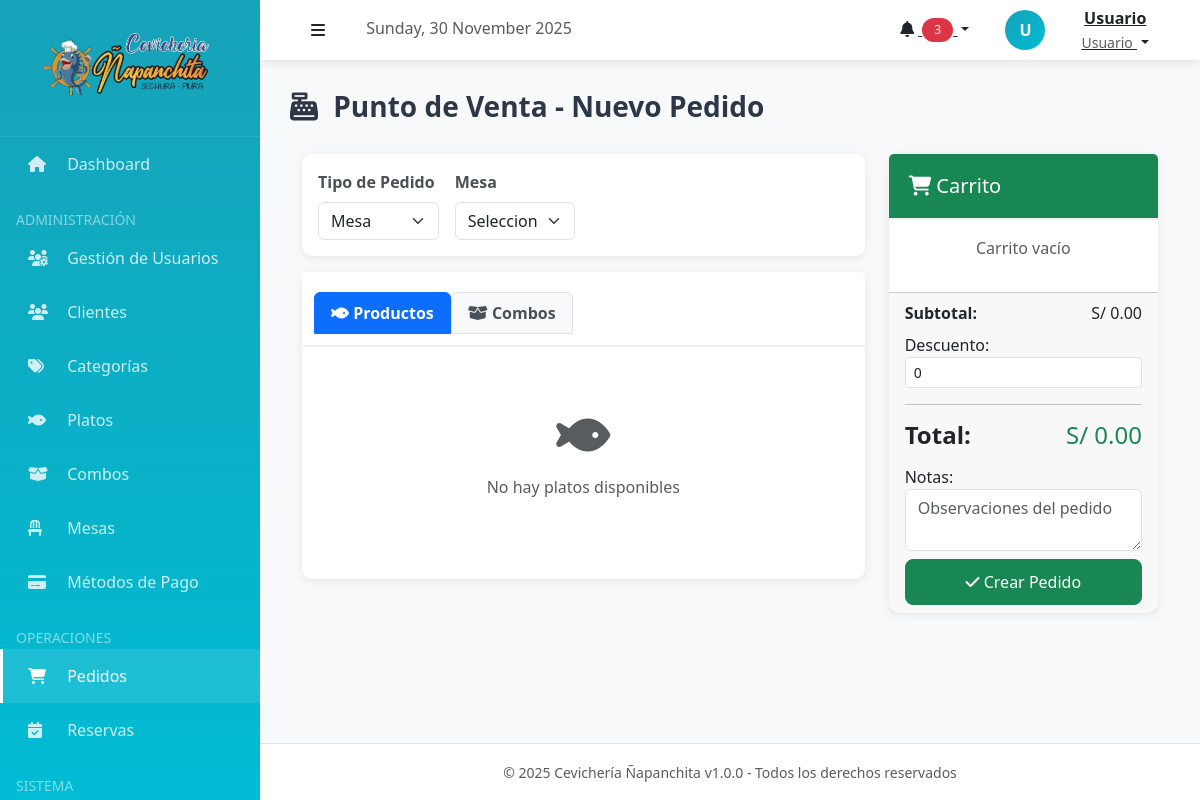
/index.php?action=pedidos_crear (signed in), run on an earlier commit of the app's database.
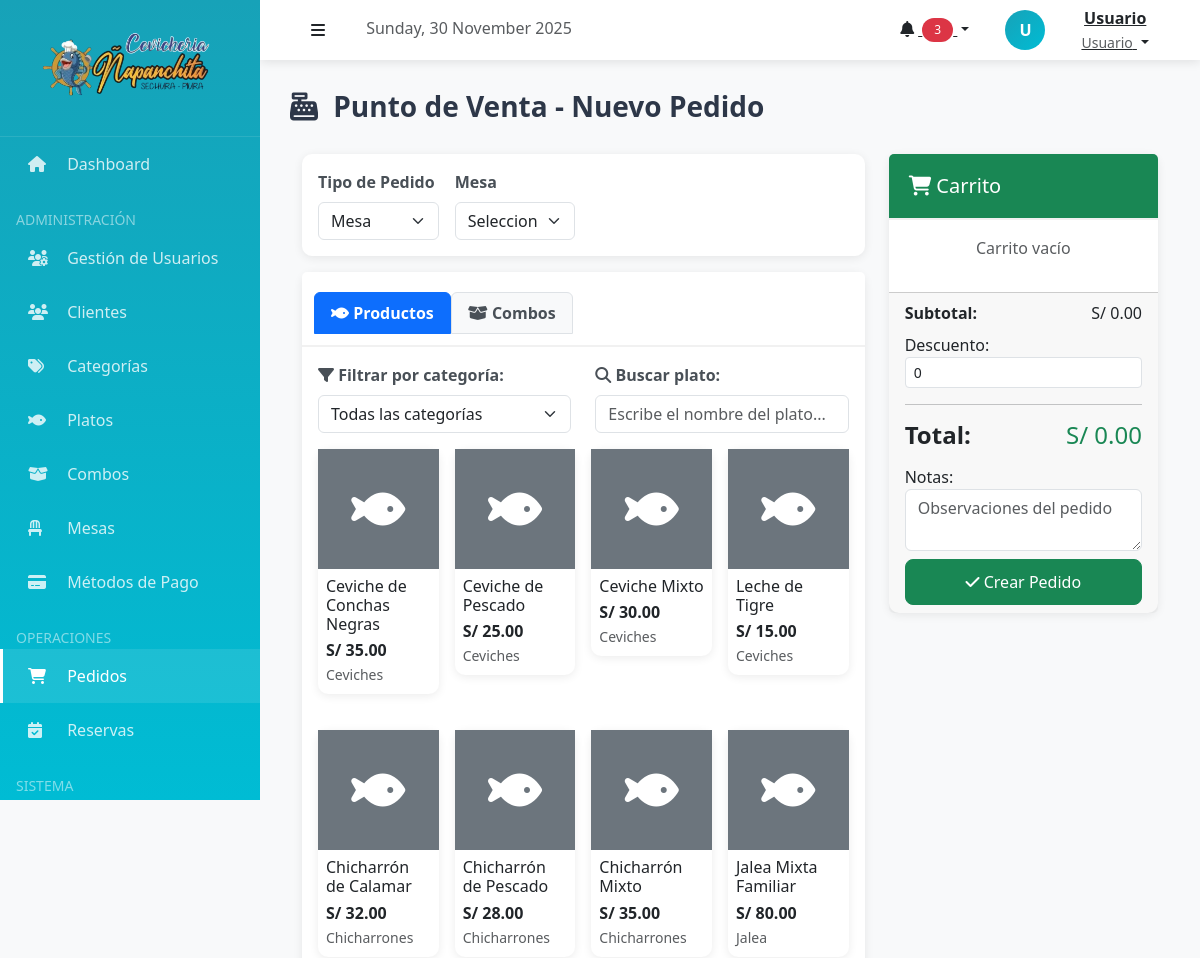
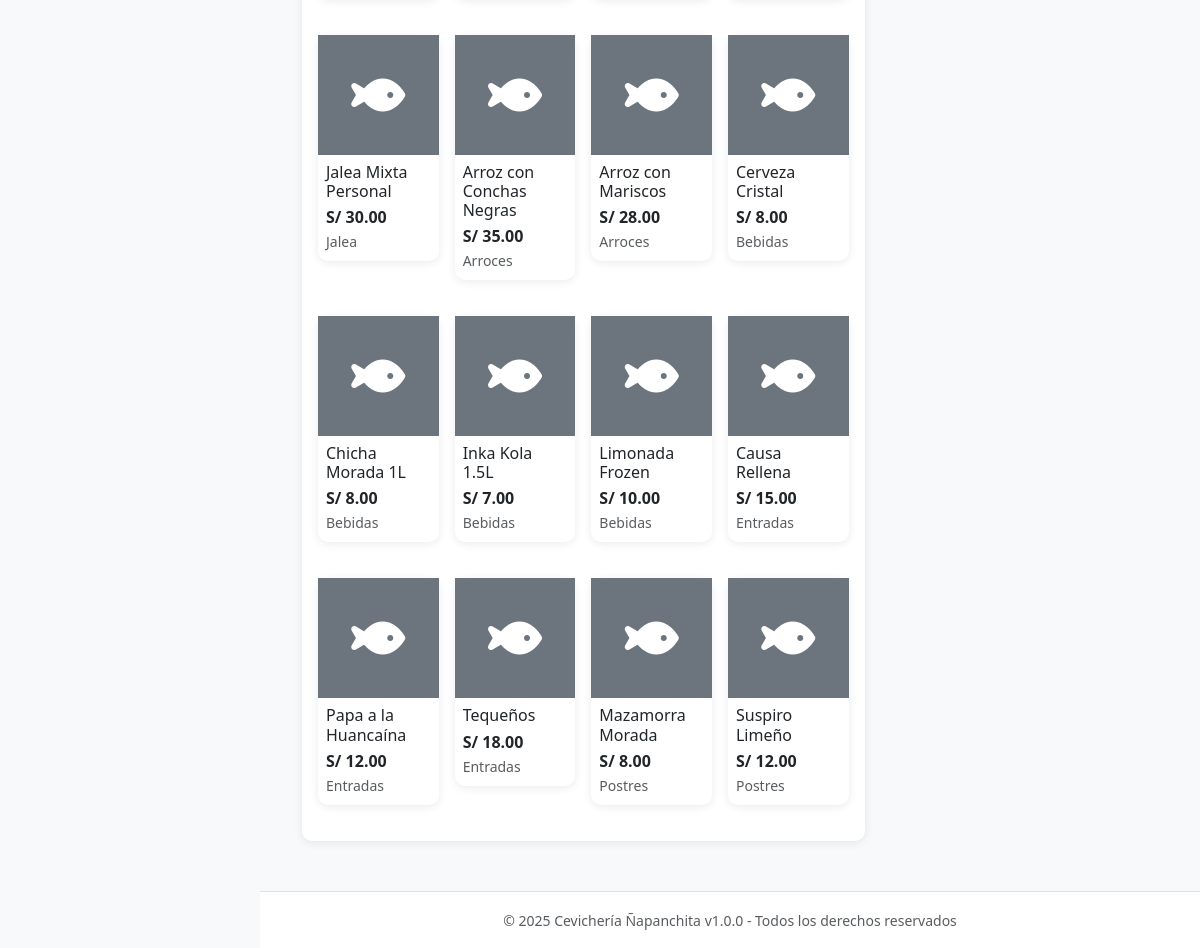
And on a later commit of the database (2 pictures, top to bottom).
### tables this page shows
CREATE TABLE platos (
    id INT AUTO_INCREMENT PRIMARY KEY,
    categoria_id INT NOT NULL,
    nombre VARCHAR(100) NOT NULL,
    descripcion TEXT,
    precio DECIMAL(10, 2) NOT NULL CHECK (precio > 0),
    imagen_url VARCHAR(255),
    disponible BOOLEAN DEFAULT TRUE,
    fecha_creacion TIMESTAMP DEFAULT CURRENT_TIMESTAMP,
    
    FOREIGN KEY (categoria_id) REFERENCES categorias(id) ON DELETE RESTRICT,
    
    INDEX idx_productos_categoria (categoria_id),
    INDEX idx_productos_disponible (disponible),
    INDEX idx_productos_nombre (nombre)
);

CREATE TABLE categorias (
    id INT AUTO_INCREMENT PRIMARY KEY,
    nombre VARCHAR(50) UNIQUE NOT NULL,
    descripcion TEXT,
    orden INT DEFAULT 0 COMMENT 'Orden de visualizaciÃ³n',
    activo BOOLEAN DEFAULT TRUE,
    
    INDEX idx_categorias_activo (activo),
    INDEX idx_categorias_orden (orden)
);

### controllers/PedidoController.php (called while the page is built, shortened)
<?php
require_once __DIR__ . '/../config/database.php';
require_once __DIR__ . '/../models/Plato.php';
class PedidoController
{
    private $plato;
    public function __construct()
    {
        $database = new Database();
        $this->db = $database->getConnection();
        $this->plato = new Plato($this->db);
    }
    public function crear()
    {
        $platos = $this->plato->listar(true);
        require_once __DIR__ . '/../views/pedidos/crear.php';
    }
}

### config/database.php (called while the page is built, shortened)
<?php
class Database
{
    private $host = "localhost";
    private $db_name = "napanchita_db";
    private $username = "root";
    private $password = "";
    public function getConnection()
    {
        try {
            $this->conn = new PDO(
                "mysql:host=" . $this->host . ";dbname=" . $this->db_name . ";charset=utf8mb4",
                $this->username,
                $this->password
            );
            $this->conn->setAttribute(PDO::ATTR_ERRMODE, PDO::ERRMODE_EXCEPTION);
            $this->conn->setAttribute(PDO::ATTR_EMULATE_PREPARES, false);
            return $this->conn;
        } catch (PDOException $e) {
            echo "Error de conexión: " . $e->getMessage();
            return null;
        }
    }
}

### models/Plato.php (called while the page is built, shortened)
<?php
class Plato
{
    private $conn;
    private $table = "platos";
    public function __construct($db)
    {
        $this->conn = $db;
    }
    public function listar($solo_disponibles = false)
    {
        $query = "SELECT p.*, c.nombre as categoria_nombre
                  FROM " . $this->table . " p
                  LEFT JOIN categorias c ON p.categoria_id = c.id";
        if ($solo_disponibles) {
            $query .= " WHERE p.disponible = TRUE";
        }
        $query .= " ORDER BY c.orden ASC, p.nombre ASC";
        $stmt = $this->conn->prepare($query);
        $stmt->execute();
        return $stmt->fetchAll(PDO::FETCH_ASSOC);
    }
}

### views/pedidos/crear.php (the view, shortened to what the changed rows need)
<?php
include __DIR__ . '/../layouts/header.php';
?>
<div class="page-header">
    <h1><i class="fas fa-cash-register me-2"></i> Punto de Venta - Nuevo Pedido</h1>
</div>
<div class="container-fluid">
    <form id="formPedido" method="POST" action="index.php?action=pedidos_guardar">
        <div class="row">
            <div class="col-md-8">
                <div class="card">
                    <div class="card-body">
                        <div class="tab-content">
                            <div class="tab-pane fade show active" id="platos-tab" role="tabpanel">
                                <?php if (!empty($platos)): ?>
                                <div class="row mb-3">
                                    <div class="col-md-6">
                                        <label class="form-label"><i class="fas fa-filter"></i> Filtrar por categoría:</label>
                                        <select id="filtroCategoria" class="form-select">
                                            <option value="">Todas las categorías</option>
                                        </select>
                                    </div>
                                    <div class="col-md-6">
                                        <label class="form-label"><i class="fas fa-search"></i> Buscar plato:</label>
                                        <input type="text" id="buscadorPlato" class="form-control" placeholder="Escribe el nombre del plato...">
                                    </div>
                                </div>
                                <div class="row g-3" id="platos-container">
                                    <?php foreach ($platos as $prod): ?>
                                        <div class="col-md-3 plato-item" data-categoria="<?php echo $prod['categoria_id']; ?>" data-nombre="<?php echo strtolower($prod['nombre']); ?>">
                                            <div class="card plato-card" onclick="agregarAlCarrito('plato', <?php echo $prod['id']; ?>, '<?php echo addslashes($prod['nombre']); ?>', <?php echo $prod['precio']; ?>)">
                                                <?php if ($prod['imagen_url']): ?>
                                                    <img src="<?php echo BASE_URL . $prod['imagen_url']; ?>" class="card-img-top plato-imagen" alt="<?php echo $prod['nombre']; ?>">
                                                <?php else: ?>
                                                    <div class="bg-secondary text-white plato-imagen d-flex align-items-center justify-content-center">
                                                        <i class="fas fa-fish fa-3x"></i>
                                                    </div>
                                                <?php endif; ?>
                                                <div class="card-body p-2">
                                                    <h6 class="card-title mb-1"><?php echo $prod['nombre']; ?></h6>
                                                    <p class="card-text mb-0"><strong>S/ <?php echo number_format($prod['precio'], 2); ?></strong></p>
                                                    <small class="text-muted"><?php echo $prod['categoria_nombre']; ?></small>
                                                </div>
                                            </div>
                                        </div>
                                    <?php endforeach; ?>
                                </div>
                                <?php else: ?>
                                <div class="text-center text-muted py-5">
                                    <i class="fas fa-fish fa-3x mb-3"></i>
                                    <p>No hay platos disponibles</p>
                                </div>
                                <?php endif; ?>
                            </div>
                        </div>
                    </div>
                </div>
            </div>
        </div>
    </form>
</div>
<?php
include __DIR__ . '/../layouts/footer.php';
?>

What changed in the data, as far as the page shows it:
added platos: nombre "Ceviche de Conchas Negras", precio "35.00", categoria.nombre "Ceviches"
added platos: nombre "Ceviche de Pescado", precio "25.00", categoria.nombre "Ceviches"
added platos: nombre "Ceviche Mixto", precio "30.00", categoria.nombre "Ceviches"
added platos: nombre "Leche de Tigre", precio "15.00", categoria.nombre "Ceviches"
added platos: nombre "Chicharrón de Calamar", precio "32.00", categoria.nombre "Chicharrones"
added platos: nombre "Chicharrón de Pescado", precio "28.00", categoria.nombre "Chicharrones"
added platos: nombre "Chicharrón Mixto", precio "35.00", categoria.nombre "Chicharrones"
added platos: nombre "Jalea Mixta Familiar", precio "80.00", categoria.nombre "Jalea"
added platos: nombre "Jalea Mixta Personal", precio "30.00", categoria.nombre "Jalea"
added platos: nombre "Arroz con Conchas Negras", precio "35.00", categoria.nombre "Arroces"
added platos: nombre "Arroz con Mariscos", precio "28.00", categoria.nombre "Arroces"
added platos: nombre "Cerveza Cristal", precio "8.00", categoria.nombre "Bebidas"
added platos: nombre "Chicha Morada 1L", precio "8.00", categoria.nombre "Bebidas"
added platos: nombre "Inka Kola 1.5L", precio "7.00", categoria.nombre "Bebidas"
added platos: nombre "Limonada Frozen", precio "10.00", categoria.nombre "Bebidas"
added platos: nombre "Causa Rellena", precio "15.00", categoria.nombre "Entradas"
added platos: nombre "Papa a la Huancaína", precio "12.00", categoria.nombre "Entradas"
added platos: nombre "Tequeños", precio "18.00", categoria.nombre "Entradas"
added platos: nombre "Mazamorra Morada", precio "8.00", categoria.nombre "Postres"
added platos: nombre "Suspiro Limeño", precio "12.00", categoria.nombre "Postres"
Also different on the page:
form field value: (not shown) → "Todas las categorías"
text no longer shown: "No hay platos disponibles"
text now shown: "Filtrar por categoría: Buscar plato:"
